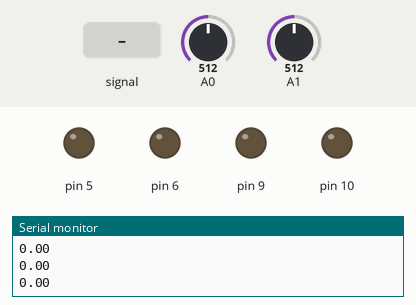
Simulated run of this sketch. Board: Arduino Uno, built with avr-gcc and run on an emulated ATmega328P. Shown: output pins drawn as LEDs (lit = HIGH), the last lines printed to the serial monitor. Inputs (shaded band) come from the test bench; at power-on: A0 = 512, A1 = 512.

Above: at 1.2 s.
1.3 s: A0 fed a 200 Hz sine of ±81 counts around its level
At 3.93 s:
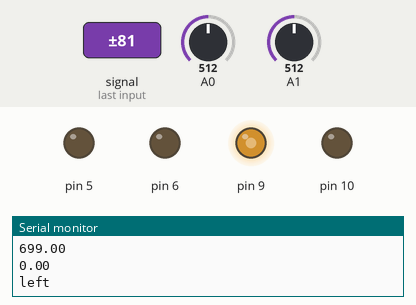
4.3 s: A0 set to 390
5.8 s: A1 set to 716
At 6.7 s:
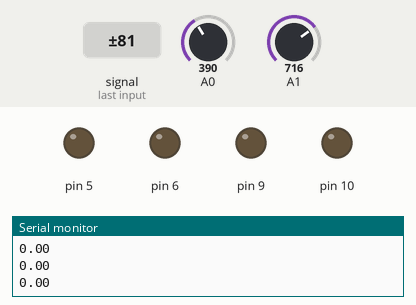
Timing chart, 0 to 8.8 s (numbered marks = the images above; inputs shaded):
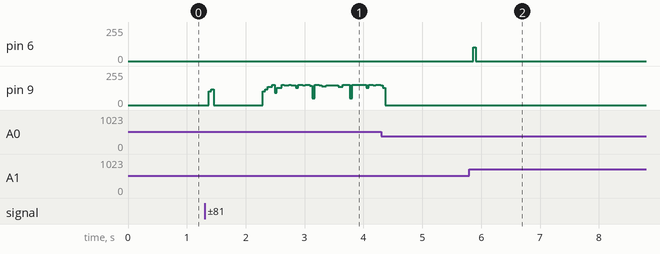

The sketch:

final3.0speed.ino
```cpp
//const byte adcPin = 0;  // A0

const int MAX_RESULTS = 54;
int k=0;
int results [MAX_RESULTS+1];
int results2 [MAX_RESULTS+1];
int filter [MAX_RESULTS-4];
int filter2 [MAX_RESULTS-4];
int resultNumber=0;
int turning;//0:stop 1:stright 2:turnleft 3:turnright

// ADC complete ISR
ISR (ADC_vect)
  {
    if(resultNumber < 55)
    {
    results [resultNumber] = analogRead (0);
    }
    if(resultNumber >= 55)
    {
    results2 [resultNumber-55] = analogRead (1);
    }
    resultNumber++;
    if (resultNumber >= 2*MAX_RESULTS+2)
    {
      ADCSRA = 0;  // turn off ADC
    }
  }  // end of ADC_vect

EMPTY_INTERRUPT (TIMER1_COMPB_vect);

void setup ()
  {
  Serial.begin (9600);
  pinMode(5, OUTPUT);
  pinMode(6, OUTPUT);
  pinMode(9, OUTPUT);
  pinMode(10, OUTPUT);
  // reset Timer 1
  TCCR1A = 0;
  TCCR1B = 0;
  TCNT1 = 0;
  TCCR1B = bit (CS11) | bit (WGM12);  // CTC, prescaler of 8
  TIMSK1 = bit (OCIE1B);
  OCR1A = 39;
  OCR1B = 39;   // 20 uS - sampling frequency 50 kHz


  // wait for buffer to fill
  }


void loop ()
  {
  if(k==0)
  {
  k=1;
  resultNumber=0;
  ADCSRA = 0;
  ADCSRB = 0;
  ADCSRA =  bit (ADEN) | bit (ADIE) | bit (ADIF);   // turn ADC on, want interrupt on completion
  ADCSRA |= bit (ADPS2);  // Prescaler of 16
  //ADMUX = bit (REFS0) | (adcPin & 7);
  ADCSRB = bit (ADTS0) | bit (ADTS2);  // Timer/Counter1 Compare Match B
  ADCSRA |= bit (ADATE);   // turn on automatic triggering
  }

  if (resultNumber == 2*MAX_RESULTS+2)
  {
//  for (int i = 0; i < MAX_RESULTS+1; i++)
//  {
//    Serial.println (results [i]);
//  }
//  Serial.println ("ok\n\n\n\n\n\n\n");
//  for (int i = 0; i < MAX_RESULTS+1; i++)
//  {
//    Serial.println (results2 [i]);
//  }
//  Serial.println ("ok\n\n\n\n\n\n\n");


  //sidejudge//////////////////////////////////////////////////////////////////////
  int result_min=results[0];
  //int result_max=results[0];
  int result2_min=results2[0];
  //int result2_max=results2[0];
  for (int i=1;i<MAX_RESULTS+1;i++)
  {
    if(results[i]<result_min) result_min=results[i];
    //if(results[i]>result_max) result_max=results[i];
    if(results2[i]<result2_min) result2_min=results2[i];
    //if(results2[i]>result2_max) result2_max=results2[i];
  }
  //moving average
  for (int i=1;i<MAX_RESULTS+1;i++)
  {
    results[i]=results[i]-result_min;
    results2[i]=results2[i]-result2_min;
  }
  for (int i=0;i<50;i++)
  {
    filter[i]=results[i+1]+results[i+2]+results[i+3]+results[i+4]+results[i+5];
    filter2[i]=results2[i+1]+results2[i+2]+results2[i+3]+results2[i+4]+results2[i+5];
  }
  //data print
//  for (int i = 0; i < MAX_RESULTS+1; i++)
//  {
//    Serial.println (results [i]);
//  }
//  Serial.println ("ok\n\n\n\n\n\n\n");
//  for (int i = 0; i < MAX_RESULTS+1; i++)
//  {
//    Serial.println (results2 [i]);
//  }
//  Serial.println ("ok\n\n\n\n\n\n\n");
  //filterprint
//  for (int i = 0; i < 50; i++)
//  {
//    Serial.println (filter [i]);
//  }
//  Serial.println ("ok\n\n\n\n\n\n\n");
//  for (int i = 0; i < 50; i++)
//  {
//    Serial.println (filter2 [i]);
//  }
//  Serial.println ("ok\n\n\n\n\n\n\n");
  ///////////////////
  int filter_min=filter[0];
  int filter_max=filter[0];
  int filter2_min=filter2[0];
  int filter2_max=filter2[0];
  for (int i=0;i<50;i++)
  {
    if(filter[i]<filter_min) filter_min=filter[i];
    if(filter[i]>filter_max) filter_max=filter[i];
    if(filter2[i]<filter2_min) filter2_min=filter2[i];
    if(filter2[i]>filter2_max) filter2_max=filter2[i];
  }
  ///////////////////
  int constantleft=filter_max-filter_min;
  int constantright=filter2_max-filter2_min;
//  Serial.println (constantleft);
//  Serial.println (constantright);
  float distanceleft;// >160:ownside
  float distanceright;// >250: ownside

  if(constantleft>400)
  {
  //distanceleft = 1.45*constantleft;
  distanceleft = 1.5*constantleft;
  }
  if(constantleft>900)
  {
  //distanceleft = 1.7*constantleft;
  distanceleft = 1.5*constantleft;
  }

  if(constantright>400)
  {
  distanceright = constantright;
  }
  if(constantright>900)
  {
  distanceright = constantright;
  }
  Serial.println (distanceleft);
  Serial.println (distanceright);
  if (distanceleft >=450 || distanceright >= 450)
  {
  if (distanceleft > distanceright)
  {
    turning = 2;
  Serial.println ("left");
  int pwmcount=0;
  while(pwmcount<10)
  {
  digitalWrite(9, HIGH);
  delay(2);
  digitalWrite(9, LOW);
  //digitalWrite(9, HIGH);
  delay(1);
  pwmcount++;
  }
  }
  if (distanceleft < distanceright)
  {
    turning = 3;
  Serial.println ("right");
  int pwmcount=0;
  while(pwmcount<10)
  {
  digitalWrite(6, HIGH);
  delay(2);
  digitalWrite(6, LOW);
  //digitalWrite(9, HIGH);
  delay(1);
  pwmcount++;
  }
  }
  if (distanceleft == distanceright)
  {
    turning = 1;
  //Serial.println ("center");
//    int pwmcount=0;
//  while(pwmcount<30)
//  {
//  digitalWrite(6, HIGH);
//  digitalWrite(9, HIGH);
//  delay(1);
//  digitalWrite(6, LOW);
//  digitalWrite(9, LOW);
//  delay(1);
//  pwmcount++;
//  }
  }
  }
  else
  {
    turning = 0;
  }
  /////////////////////////////////////////////////////////////////////////////////

  //powerdecide//////////////////////////////////////////////////////////////////////
//  if (turning == 0)
//  {
//  analogWrite(5,0);   //L-
//  analogWrite(6,0);   //L+
//  analogWrite(9,0);   //R+
//  analogWrite(10,0);  //R-
//  }
//  if (turning == 1)
//  {
//  analogWrite(5,0);   //L-
//  analogWrite(6,95);  //L+
//  analogWrite(9,110); //R+
//  analogWrite(10,0);  //R-
//  }
//  if (turning == 2)
//  {
//  analogWrite(5,0);   //L-
//  analogWrite(6,0);   //L+
//  analogWrite(9,110); //R+
//  analogWrite(10,0);  //R-
//  }
//  if (turning == 3)
//  {
//  analogWrite(5,0);   //L-
//  analogWrite(6,95);  //L+
//  analogWrite(9,0);   //R+
//  analogWrite(10,0);  //R-
//  }
  delay(1);
  /////////////////////////////////////////////////////////////////////////////////

  k=0;
  }  // end of setup
  }
```

Measured:
- after the input at 5.8 s, pin 6: 0/255 → 102/255 after 0.07 s, → 0/255 0.04 s later
